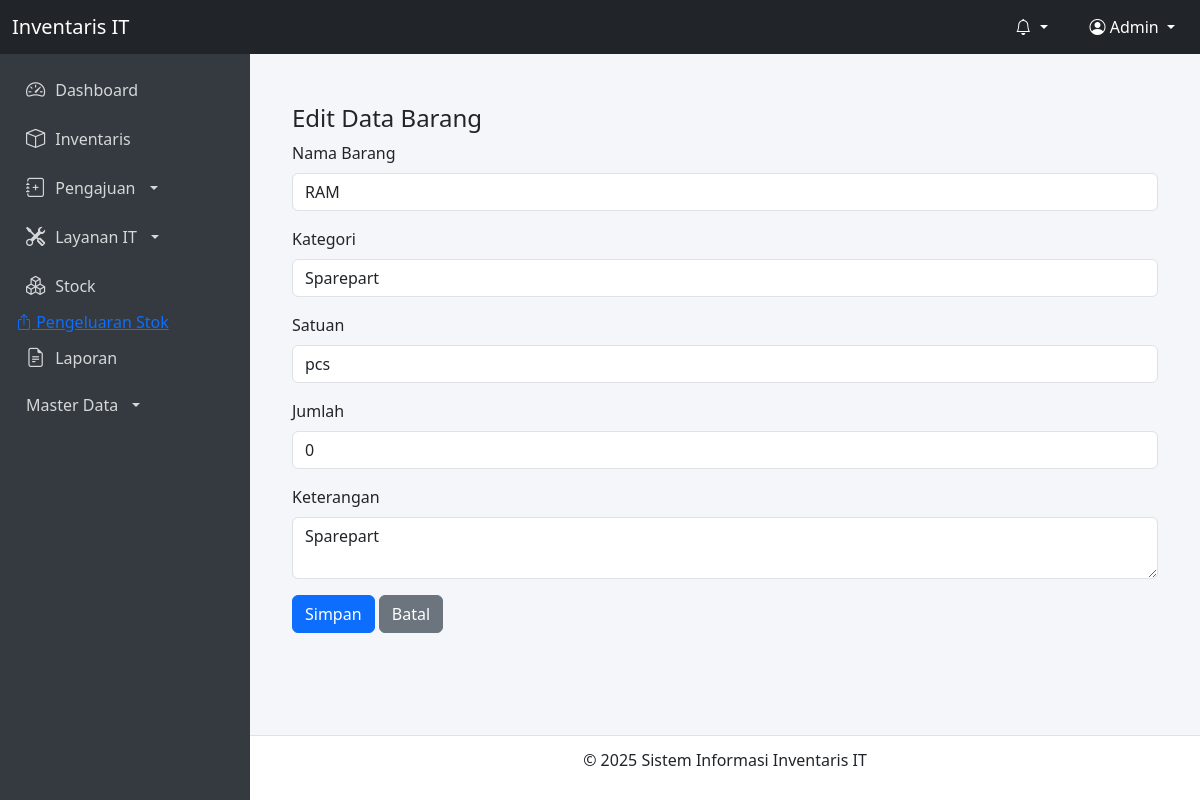
The page /stok/stok_edit.php?id=3 (signed in) on the database its author committed.
### tables this page shows
CREATE TABLE `stok_barang` (
  `id_barang` int(25) NOT NULL,
  `nama_barang` varchar(100) NOT NULL,
  `kategori` varchar(50) NOT NULL,
  `satuan` varchar(20) DEFAULT 'pcs',
  `jumlah` int(11) NOT NULL DEFAULT 0,
  `keterangan` text DEFAULT NULL,
  `tanggal_input` timestamp NOT NULL DEFAULT current_timestamp()
);

### stok/stok_edit.php (the view, shortened to what this page needs)
<?php
include('../layouts/header.php');
include('../layouts/sidebar.php');
$id_barang = intval($_GET['id']);
$query = $conn->prepare("SELECT * FROM stok_barang WHERE id_barang = ?");
$query->bind_param("i", $id_barang);
$query->execute();
$result = $query->get_result();
$data = $result->fetch_assoc();
?>
<div class="content">
  <div class="container mt-4">
    <h4>Edit Data Barang</h4>
    <form method="POST">
      <div class="mb-3">
        <label for="nama_barang" class="form-label">Nama Barang</label>
        <input type="text" name="nama_barang" class="form-control" value="<?= htmlspecialchars($data['nama_barang']) ?>" required>
      </div>
      <div class="mb-3">
        <label for="kategori" class="form-label">Kategori</label>
        <input type="text" name="kategori" class="form-control" value="<?= htmlspecialchars($data['kategori']) ?>" required>
      </div>
      <div class="mb-3">
        <label for="satuan" class="form-label">Satuan</label>
        <input type="text" name="satuan" class="form-control" value="<?= htmlspecialchars($data['satuan']) ?>">
      </div>
      <div class="mb-3">
        <label for="jumlah" class="form-label">Jumlah</label>
        <input type="number" name="jumlah" class="form-control" value="<?= (int)$data['jumlah'] ?>" required>
      </div>
      <div class="mb-3">
        <label for="keterangan" class="form-label">Keterangan</label>
        <textarea name="keterangan" class="form-control"><?= htmlspecialchars($data['keterangan']) ?></textarea>
      </div>
      <button type="submit" class="btn btn-primary">Simpan</button>
      <a href="stok_list.php" class="btn btn-secondary">Batal</a>
    </form>
  </div>
</div>
<?php include('../layouts/footer.php'); ?>

### layouts/header.php (style rules this page uses)
body { margin: 0; font-family: 'Segoe UI', Tahoma, Geneva, Verdana, sans-serif; background-color: #f5f6fa; }
.content { margin-left: 250px; padding: 80px 30px 60px 30px; min-height: calc(100vh - 56px - 50px); }

### rows shown on the page
stok_barang: nama_barang "RAM", kategori "Sparepart", satuan "pcs", jumlah "0", keterangan "Sparepart"
